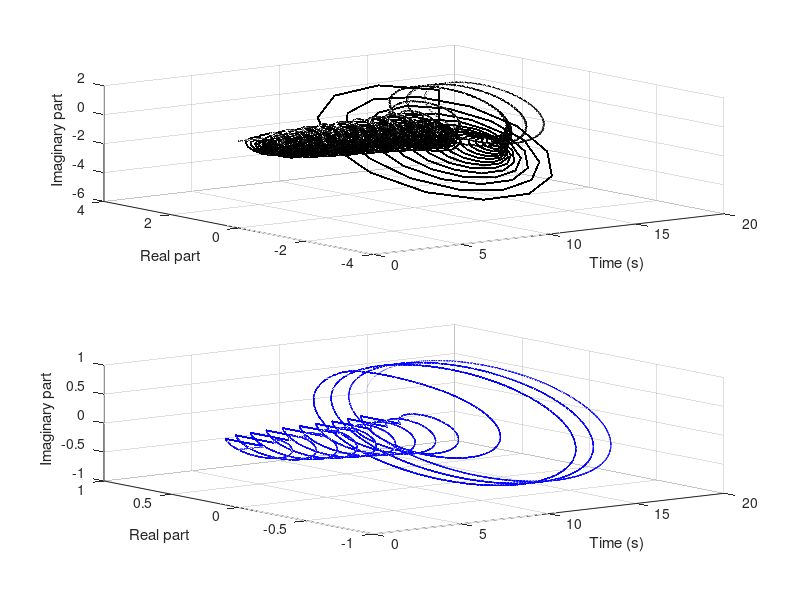

This figure's MATLAB source: (Note: a time limit stopped this script after it produced the figure.)
%%
% a double limit cycle oscillator driving a gama oscillator

clear all;close all;clc;

animate = 1; % true or false

% play with the number of pulses (10 won't be enough to learn)
% play with making alpha more negative so that the learning quality of the
% oscillator goes away (make z0 0.9 to see the contour of the phase portrait).

% parameters of the double-limit cycle oscillator
z01 = 0.;
alpha1 = -2;
beta11 = 10;
beta21 = -1;
epsilon1 = 1;
f11 = 1;

% coupling strength from double-limit cycle to the gamma oscillator
c = 1000;

% parameters of the gamma oscillator
z02 = 0;
alpha2 = -15;
beta12 = 0;
beta22 = 0;
epsilon2 = 0;
f21 = 80;

% parameters for time
fs = 1000;
start_t = 1.5; % in seconds
end_t = 3; % in seconds
T = 1/fs;
time = 0:T:start_t;

% input parameters
npulses = 10;
pulse_amp = 0.2945; % in Fujioka et al. 2012 the tempos were 2.5Hz, 1.7Hz, and 1.3Hz
% the corresponding pulse amplitudes are: 2.5Hz : 0.153, 1.7Hz : 0.205, 1.3Hz : 0.247
pul_freq = 1;
pul_step = 1/pul_freq; % in seconds

% the output of beta drives a gamma oscillator
dzdt = @(t,z,alpha1,beta11,beta21,epsilon1,f11,c,alpha2,beta12,beta22,epsilon2,f21)  ...
    [z(1)*(alpha2 + 1i*2*pi*f21 + beta12*abs(z(1))^2 + ...
    (epsilon2*beta22*abs(z(1))^4)/(1-epsilon2*abs(z(1))^2)) + c*z(2); ...
    z(2)*(alpha1 + 1i*2*pi*f11 + beta11*abs(z(2))^2 + ...
    (epsilon1*beta21*abs(z(2))^4)/(1-epsilon1*abs(z(2))^2))];

% integrate the ode to obtain the amplitude
[t_out,z_out] = ode45(@(t,z) dzdt(t,z,alpha1,beta11,beta21,epsilon1,f11,c,...
    alpha2,beta12,beta22,epsilon2,f21),time,[z02 z01]);

z_all_1 = [];
z_all_2 = [];
time_all = [];
z_all_1 = [z_all_1 z_out(:,2)'];
z_all_2 = [z_all_2 z_out(:,1)'];
time_all = [time_all t_out'];


% stimulation
for i=1:npulses
    
    % new oscillator parameter
    z01 = z_all_1(end) + pulse_amp;
    z02 = z_all_2(end);
    
    % parameters for time
    time = time_all(end):T:time_all(end)+pul_step;
    
    % the output of beta drives a gamma oscillator
    dzdt = @(t,z,alpha1,beta11,beta21,epsilon1,f11,c,alpha2,beta12,beta22,epsilon2,f21)  ...
        [z(1)*(alpha2 + 1i*2*pi*f21 + beta12*abs(z(1))^2 + ...
        (epsilon2*beta22*abs(z(1))^4)/(1-epsilon2*abs(z(1))^2)) + c*z(2); ...
        z(2)*(alpha1 + 1i*2*pi*f11 + beta11*abs(z(2))^2 + ...
        (epsilon1*beta21*abs(z(2))^4)/(1-epsilon1*abs(z(2))^2))];
    
    % integrate the ode to obtain the amplitude
    [t_out,z_out] = ode45(@(t,z) dzdt(t,z,alpha1,beta11,beta21,epsilon1,f11,c,...
        alpha2,beta12,beta22,epsilon2,f21),time,[z02 z01]);
    
    z_all_1 = [z_all_1 z_out(:,2)'];
    z_all_2 = [z_all_2 z_out(:,1)'];
    time_all = [time_all t_out'];
    
end

% new oscillator parameter
z01 = z_all_1(end);
z02 = z_all_2(end);

% parameters for time
time = time_all(end):T:time_all(end)+end_t;

% the output of beta drives a gamma oscillator
dzdt = @(t,z,alpha1,beta11,beta21,epsilon1,f11,c,alpha2,beta12,beta22,epsilon2,f21)  ...
    [z(1)*(alpha2 + 1i*2*pi*f21 + beta12*abs(z(1))^2 + ...
    (epsilon2*beta22*abs(z(1))^4)/(1-epsilon2*abs(z(1))^2)) + c*z(2); ...
    z(2)*(alpha1 + 1i*2*pi*f11 + beta11*abs(z(2))^2 + ...
    (epsilon1*beta21*abs(z(2))^4)/(1-epsilon1*abs(z(2))^2))];

% integrate the ode to obtain the amplitude
[t_out,z_out] = ode45(@(t,z) dzdt(t,z,alpha1,beta11,beta21,epsilon1,f11,c,...
    alpha2,beta12,beta22,epsilon2,f21),time,[z02 z01]);

z_all_1 = [z_all_1 z_out(:,2)'];
z_all_2 = [z_all_2 z_out(:,1)'];
time_all = [time_all t_out'];% figure('position', [1, 1, 500, 1000])


if animate
    figure('position', [1, 1, 5000, 1000])
    for i=1:length(time_all)
        
        if mod(i,fs/20) == 0
            subplot(2,2,1:2)
            plot3(time_all(1:i),real(z_all_2(1:i)),imag(z_all_2(1:i)),'-k')
            grid on
            hold on
            xlabel('Time (s)')
            ylabel('Real part')
            zlabel('Imaginary part')
            subplot(2,2,3:4)
            plot3(time_all(1:i),real(z_all_1(1:i)),imag(z_all_1(1:i)),'-b')
            grid on
            hold on
            xlabel('Time (s)')
            ylabel('Real part')
            zlabel('Imaginary part')
            pause
        end
    end
end

figure(2)
plot(linspace(-(fs/2),(fs/2)-1,length(z_all_1)),fftshift(abs(fft(z_all_2))))
axis tight
grid on
